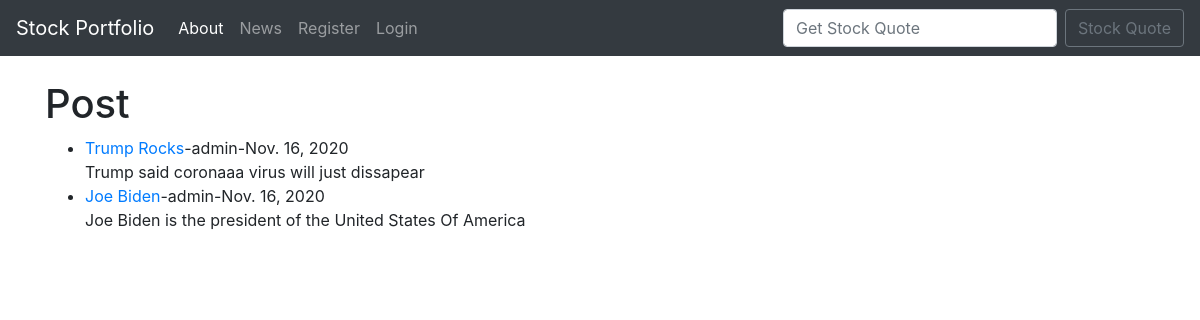
The app's page /, older data.
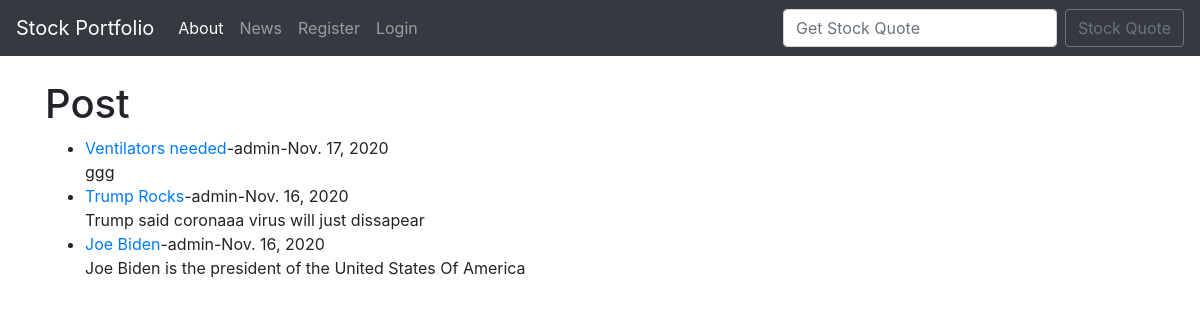
The same page, newer data.
### blog/models.py (models this page shows, shortened)
class Post(models.Model):
    title = models.CharField(max_length=255)
    author = models.ForeignKey(User, on_delete=models.CASCADE)
    body = models.TextField()
    post_date = models.DateField(auto_now_add=True)

### blog/views.py (the view)
# urls.py: path('', HomeView.as_view(), name='home'),
class HomeView(ListView):
    model = Post
    template_name = 'home.html'
    ordering = ['-post_date']

### blog/templates/home.html (shortened to what this page needs)
{% extends 'base.html' %}
{% block content %}
<h1>Post</h1>
<ul>
    {% for post in object_list %}
        <li> <a href="{% url 'article-detail' post.pk %}">{{ post.title }}</a>-{{ post.author }}-{{post.post_date}}<br/>
        {{ post.body }}</li>
    {% endfor %}
</ul>
{% endblock %}

Row changes from the older to the newer data that the page shows:
added Post: title "Ventilators needed", author "admin", post_date "Nov. 17, 2020", body "ggg"
